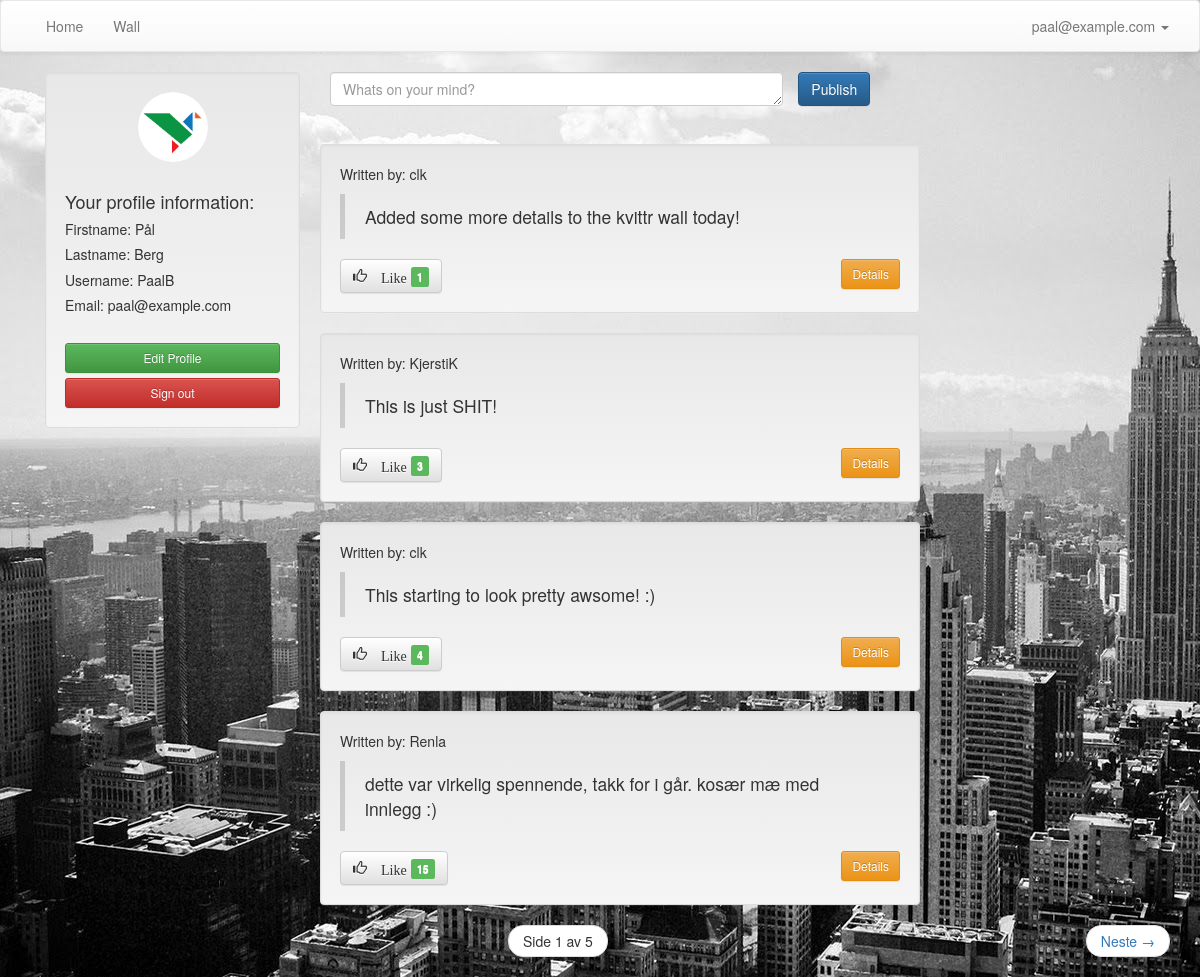
Page /kvittr_messages/ (signed in) on the committed database.
### kvittr_messages/models.py (models this page shows, shortened)
class Message(models.Model):
	message = models.TextField()
	created_by = models.ForeignKey(User, related_name="created_message")
	created_datetime = models.DateTimeField()
	likes = models.PositiveIntegerField(default=0)
	class Meta:
		ordering = ['-id']

### kvittr_messages/views.py (the view)
def message_listing(request):
	new_post = request.POST.get('new_post')
	if new_post:
		post = Message()
		post.message = new_post
		post.created_datetime = timezone.now()
		post.created_by = request.user
		post.save()
	messages = Message.objects.all()
	page_number = request.GET.get('page')
	paginator = Paginator(messages, 4)
	try:
		messages = paginator.page(page_number)
	except PageNotAnInteger:
		messages = paginator.page(1)
	except EmptyPage:
		messages = paginator.page(paginator.num_pages)
	context = {'messages': messages}
	return render(request, 'kvittr_messages/message_listing.html', context)

### kvittr_messages/templates/kvittr_messages/message_listing.html (shortened to what this page needs)
{% extends 'theme/base.html' %}
{% load staticfiles %}
{% block extra_head %}
        <link rel="stylesheet" href="{% static "kvittr_messages/css/style.css" %}">
{% endblock extra_head %}
{% block pagecontent %}
    {% if user.is_authenticated %}
    <div class="col-md-3">
        <div class="well">
            <img src="{% static "kvittr_messages/images/bird.png" %}" class="img-circle profile_pic center-block" alt="Bird">
            <br>
            <h4>Your profile information:</h4>
            <h5>Firstname: {{ user.first_name }}</h5>
            <h5>Lastname: {{ user.last_name }}</h5>
            <h5>Username: {{ user.username }}</h5>
            <h5>Email: {{ user.email }}</h5>
            <br>
             <a href="{% url 'user_profile' %}" class="btn btn-block btn-sm btn-success text-center">Edit Profile</a>
            <a href="{% url 'user_logout' %}" class="btn btn-block btn-sm btn-danger center-block text-center">Sign out</a>
        </div>
    </div>
    <div class="row wall">
        <div class="col-md-13">
            <form class="form-horizontal" method="POST">
                <div class="form-group">
                    <div class="col-sm-10">
                       <textarea class="form-control" rows="1" name="new_post" required placeholder="Whats on your mind?"></textarea>
                    </div>
                    <button type="submit" class="btn btn-primary ">Publish</button>
                </div>
            </form>
        </div>
    </div>
    {% else %}
        <div class="container">
            <div class="page-header">
                <h1 class="text-center">Kvittr Wall <small>- register to write your own messages and to like others! </small></h1>
            </div>
        </div>
    {% endif %}
       <ul>
        {% for message in messages %}
            <li class="well" style="list-style:none; width: 600px; margin-left: auto; margin-right: auto;">
                <p>Written by: {{ message.created_by }} </p>
                <blockquote>{{ message.message }}</blockquote>
        {% if user.is_authenticated %}
                <button type="button" class="add-likes-link btn btn-default" aria-label="Like" data-messageid="{{ message.id }}">
                  <span class="glyphicon glyphicon-thumbs-up" aria-hidden="true"> Like </span>
                  {% endif %}
                  <span class="label label-success label-as-badge" id="id-likes-for-message-{{ message.id }}"> {{ message.likes }}</span>
                </button>
                <a href="{% url 'message_details' message.id %}" class="btn btn-sm btn-warning pull-right">Details</a>
            </li>
        {% endfor %}
        </ul>
    <nav>
        <ul class="pager">
                <li>
                    <span class="current">
                        Side {{ messages.number }} av {{ messages.paginator.num_pages }}
                    </span>
                </li>
            {% if messages.has_next %}
                <li class="next">
                    <a href="?page={{ messages.next_page_number }}">
                        Neste <span aria-hidden="true"> &rarr; </span>
                    </a>
                </li>
            {% endif %}
        </ul>
    </nav>
{% endblock %}

### theme/templates/theme/base.html (shortened to what this page needs)
{% extends 'theme/site_base.html' %}
{% block body %}
    <nav class="navbar navbar-default" role="navigation">
      <div class="container-fluid">
        <div class="collapse navbar-collapse" id="bs-example-navbar-collapse-1">
          <ul class="nav navbar-nav">
            <li>
                <a href="{% url 'frontpage' %}">Home</a>
            </li>
            <li>
                <a href="{% url 'message_listing' %}">Wall</a>
            </li>
          </ul>
          <ul class="nav navbar-nav navbar-right">
          {% if user.is_anonymous %}
                <li class="dropdown">
                  <a href="#" class="dropdown-toggle" data-toggle="dropdown">
                    <span class="glyphicon glyphicon-user" aria-hidden="true"></span>
                    <span class="caret"></span></a>
                  <ul class="dropdown-menu" role="menu">
                    <li><a href="{% url 'user_login' %}">Sign in</a></li>
                    <li><a href="{% url 'user_register' %}">Register</a></li>
                  </ul>
                </li>
          {% else %}
                <li class="dropdown">
                  <a href="#" class="dropdown-toggle" data-toggle="dropdown">{{ user.email }} <span class="caret"></span></a>
                </li>
          {% endif %}
          </ul>
        </div>
      </div>
    </nav>
    <div class="container">
        {% block pagecontent %}
        {% endblock %}
    </div>
{% endblock body %}

### kvittr_messages/static/kvittr_messages/css/style.css (style rules this page uses)
body { background-image: url("/static/kvittr_messages/images/background.jpg"); background-repeat:no-repeat; }
.wall { margin-bottom:-28%; width: 550px; height: auto; margin-left: auto; margin-right: auto; }
.profile_pic { width: 70px; height: 70px; }

### rows in the picture
Message: created_by "clk", message "Added some more details to the kvittr wall today!", likes "1"
Message: created_by "KjerstiK", message "This is just SHIT!", likes "3"
Message: created_by "clk", message "This starting to look pretty awsome! :)", likes "4"
Message: created_by "Renla", message "dette var virkelig spennende, takk for i går. kosær mæ med innlegg :)", likes "15"

### other values in the picture
{{ user.email }} "paal@example.com"
{{ user.first_name }} "Pål"
{{ user.last_name }} "Berg"
{{ user.username }} "PaalB"
{{ messages.number }} "1"
{{ messages.paginator.num_pages }} "5"
